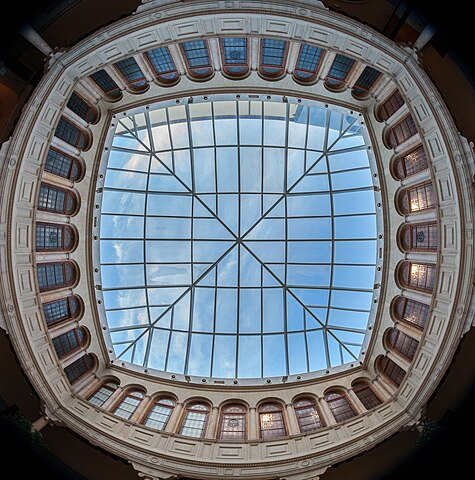
#> input picture data/art.jpeg, 475 x 480 px
$ jupyter execute --allow-errors 7_harris_edge_corner_detection.ipynb
#> lines starting #> are read from the running program, lines starting #| are printed output that depends on the picture; after the words box and inside, x2 and y2 are one past the last pixel; in counts of white or black regions, pixels touching at a corner belong together
# 7. Harris Edge & Corner Detection

## Table of Contents
1. [Libraries](#libraries)
2. [Color image to Grayscale conversion](#grayscale)
3. [Spatial derivative calculation](#spatial)
4. [Structure tensor setup](#tensor)
5. [Harris response calculation](#response)
6. [Find edges and corners using R](#find)

## Importing Libraries <a class="anchor" id="libraries" ></a>

[cell 1]
import cv2
import matplotlib.pyplot as plt
from scipy import signal as sig
import numpy as np
from scipy.ndimage import convolve

## 1. Color to Grayscale <a class="anchor" id="grayscale" ></a>

[cell 2]
img = cv2.imread('../data/chessboard.jpg')
#> (the rest of this cell did not finish here and is left out)

## 2. Spatial derivative calculation <a class="anchor" id="spatial" ></a>

[cell 3]
def gradient_x(imggray):
    ##Sobel operator kernels.
    kernel_x = np.array([[-1, 0, 1],[-2, 0, 2],[-1, 0, 1]])
    return sig.convolve2d(imggray, kernel_x, mode='same')

def gradient_y(imggray):
    kernel_y = np.array([[1, 2, 1], [0, 0, 0], [-1, -2, -1]])
    return sig.convolve2d(imggray, kernel_y, mode='same')

#> (the rest of this cell did not finish here and is left out)

## 3. Structure tensor setup <a class="anchor" id="tensor" ></a>

[cell 4]
def gaussian_kernel(size, sigma=1):
    size = int(size) // 2
    x, y = np.mgrid[-size:size+1, -size:size+1]
    normal = 1 / (2.0 * np.pi * sigma**2)
    g =  np.exp(-((x**2 + y**2) / (2.0*sigma**2))) * normal
    return g


#> (the rest of this cell did not finish here and is left out)

## 4. Harris response calculation <a class="anchor" id="response" ></a>

[cell 5]
k = 0.05

# determinant
#> (the rest of this cell did not finish here and is left out)

#> (a cell that did not finish here is left out)

[cell 7]
window_size = 3
offset = window_size//2
#> (the rest of this cell did not finish here and is left out)

#> (a cell that did not finish here is left out)

## 5. Find edges and corners using R <a class="anchor" id="find" ></a>

[cell 9]
img_copy_for_corners = np.copy(img)
img_copy_for_edges = np.copy(img)

#> (the rest of this cell did not finish here and is left out)

[cell 10]
plt.figure(figsize=(15, 8))
plt.subplot(1, 2, 1)
#> (the rest of this cell did not finish here and is left out)

### Harris Corner and Edge detection using OpenCV

[cell 11]
path='../data/chessboard.jpg'
img2 = cv2.imread(path)
#> (the rest of this cell did not finish here and is left out)

[cell 12]
path='../data/art.jpeg'
img2 = cv2.imread(path)
#> img2 is the input picture: shape (480, 475, 3); mean B, G, R 120.2, 113.2, 106.2
gray_img = cv2.cvtColor(img2, cv2.COLOR_BGR2GRAY)
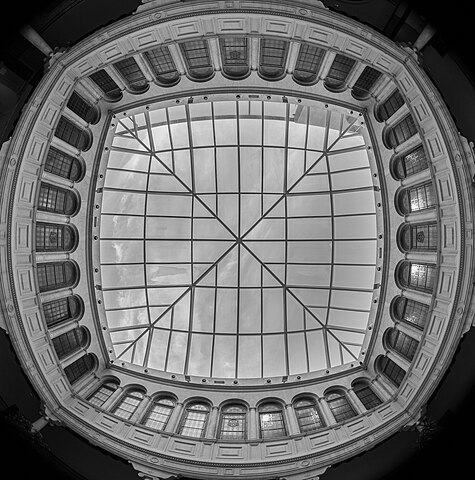
#> gray_img: shape (480, 475); min 0, max 255, mean 111.9

# convert to float32
gray_img = np.float32(gray_img)

img_corners = np.copy(img2)
img_edges = np.copy(img2)

dst = cv2.cornerHarris(gray_img, 2, 3, 0.05)
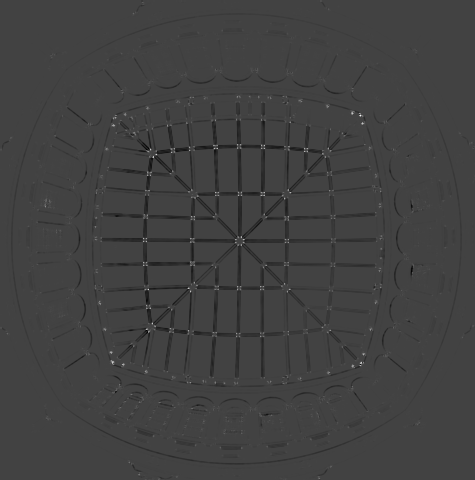
#> dst: shape (480, 475) float32; min -38320436, max 107930064, mean -811767.1; drawn with min black and max white

img_corners[dst>0.01*dst.max()]=[255,0,0]
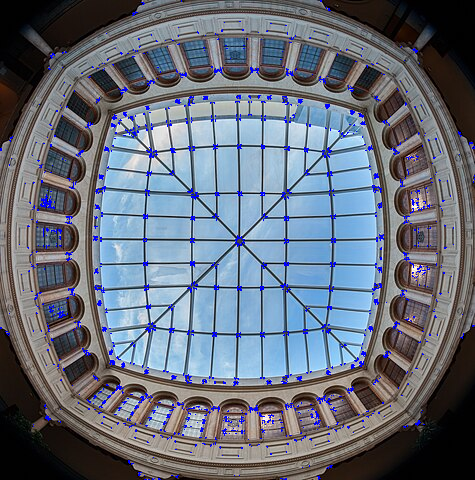
#> img_corners: shape (480, 475, 3); 2.42% of pixels changed, all inside (x1, y1, x2, y2) = (0, 0, 475, 480)

img_edges[dst<0.01*dst.min()]=[0,255,0]
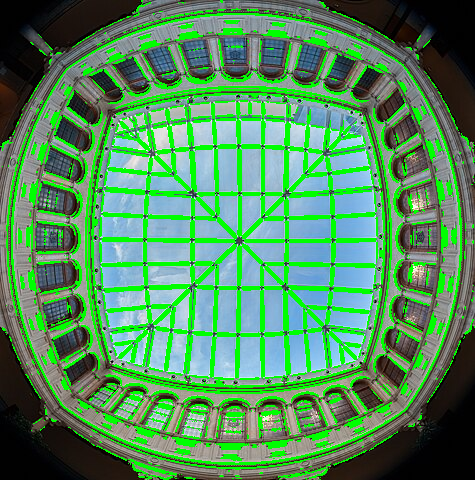
#> img_edges: shape (480, 475, 3); mean B, G, R 93.7, 141.4, 82.2

plt.figure(figsize=(15, 8))

plt.subplot(1, 2, 1)
plt.title("Corners", fontsize=15)
plt.imshow(img_corners)

plt.subplot(1, 2, 2)
plt.title("Edges", fontsize=15)
plt.imshow(img_edges)

plt.show()
#> figure, not shown here; B, G, R data is drawn as R, G, B

$ run again, with data/london.jpeg copied over data/art.jpeg
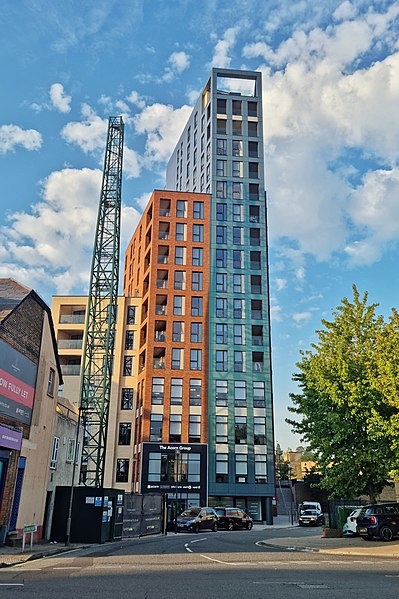
#> input picture data/london.jpeg, 399 x 599 px
#> img2 is the input picture: shape (599, 399, 3); mean B, G, R 137.7, 131.2, 115.9
#> `dst = cv2.cornerHarris(gray_img, 2, 3, 0.05)`:
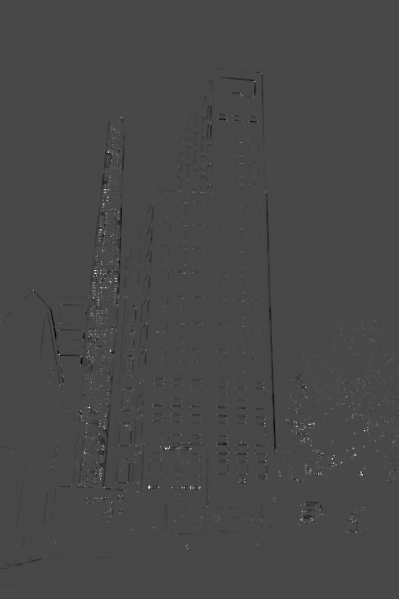
#> dst: shape (599, 399) float32; min -107455144, max 271719520, mean -98109.4; drawn with min black and max white
#> img_corners: shape (599, 399, 3); 4.57% of pixels changed, all inside (x1, y1, x2, y2) = (0, 67, 399, 586)
#> `img_edges[dst<0.01*dst.min()]=[0,255,0]`:
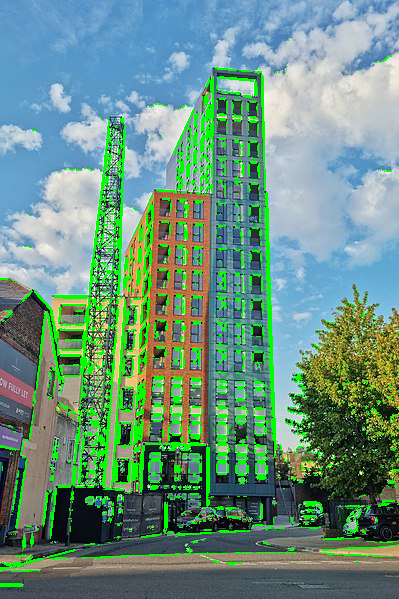
#> img_edges: shape (599, 399, 3); 9.7% of pixels changed, all inside (x1, y1, x2, y2) = (0, 39, 399, 587)

$ run again, with data/nico (1).jpeg copied over data/art.jpeg
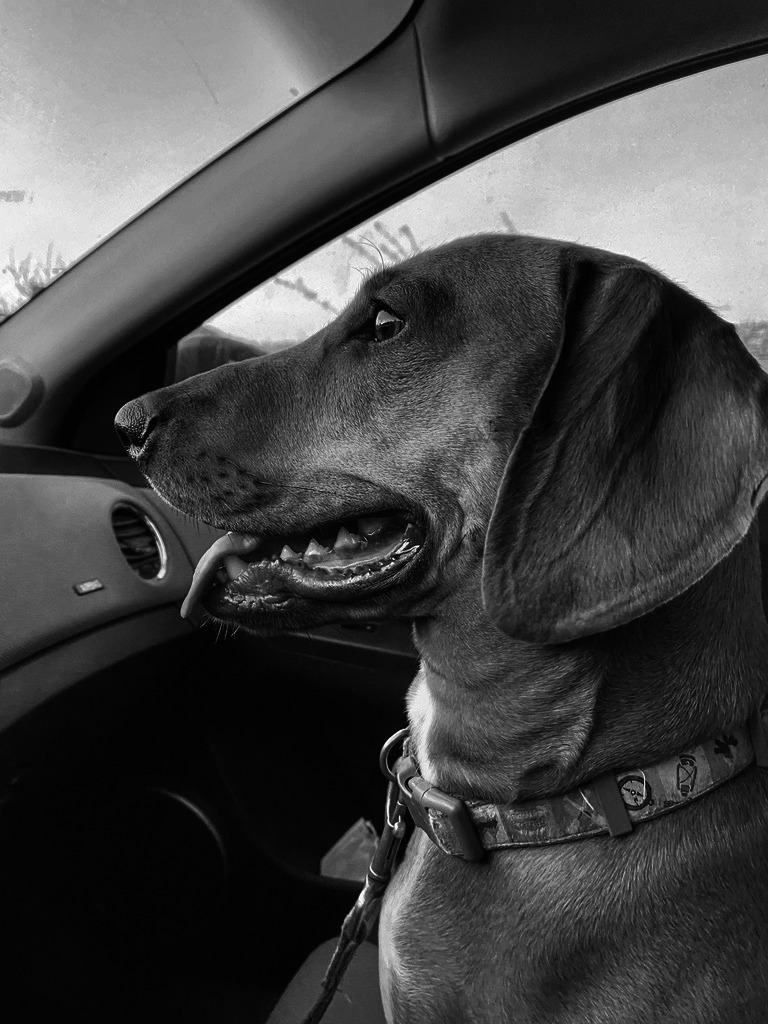
#> input picture data/nico (1).jpeg, 768 x 1024 px
#> img2 is the input picture: shape (1024, 768, 3); min 0, max 255, mean 68.7
#> img_corners: shape (1024, 768, 3); 0.19% of pixels changed, all inside (x1, y1, x2, y2) = (61, 257, 768, 955)
#> `img_edges[dst<0.01*dst.min()]=[0,255,0]`:
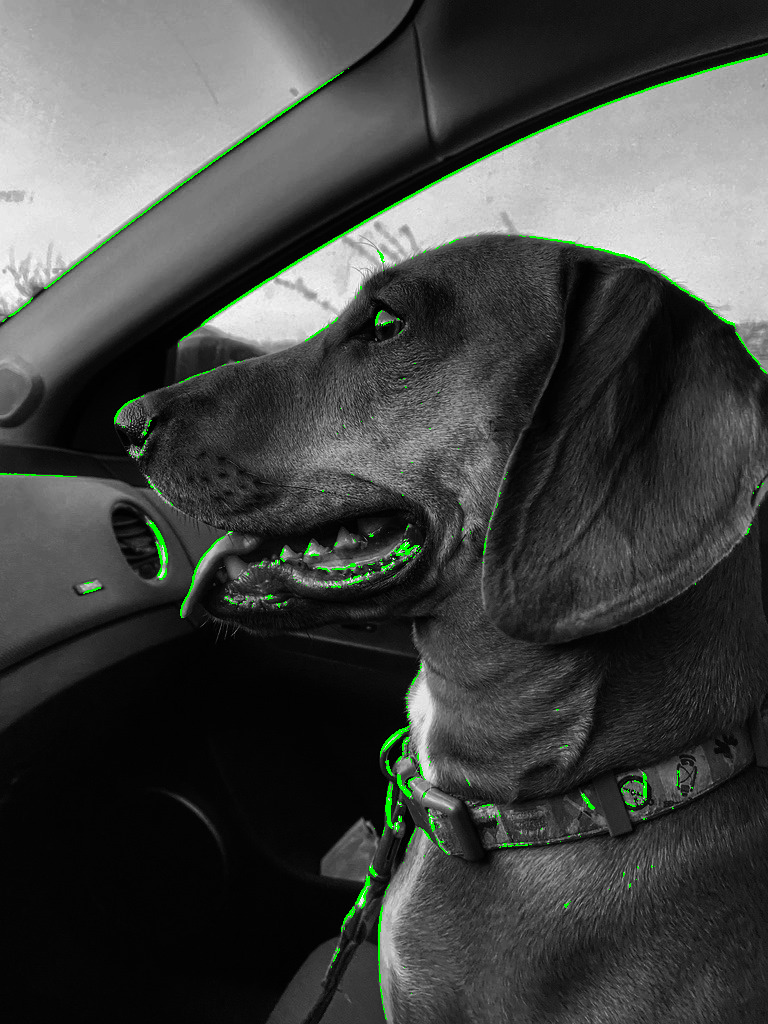
#> img_edges: shape (1024, 768, 3); 0.87% of pixels changed, all inside (x1, y1, x2, y2) = (0, 53, 768, 1020)
#> `plt.show()`:
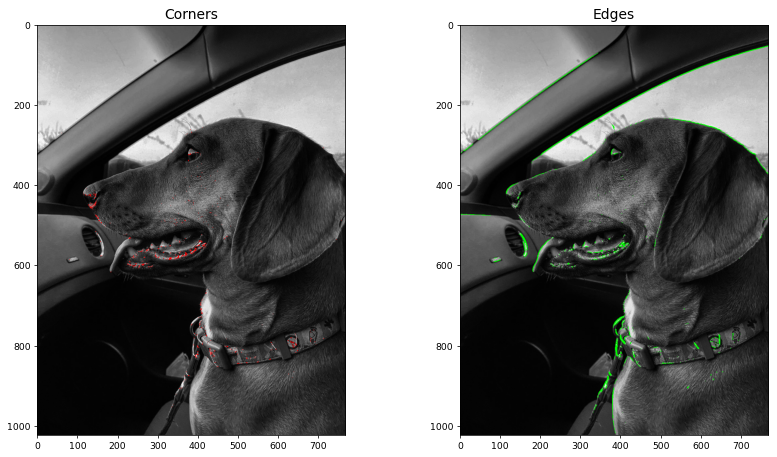
#> figure drawn by matplotlib, 2 panels; B, G, R data is drawn as R, G, B

$ run again, with data/xray (1).jpeg copied over data/art.jpeg
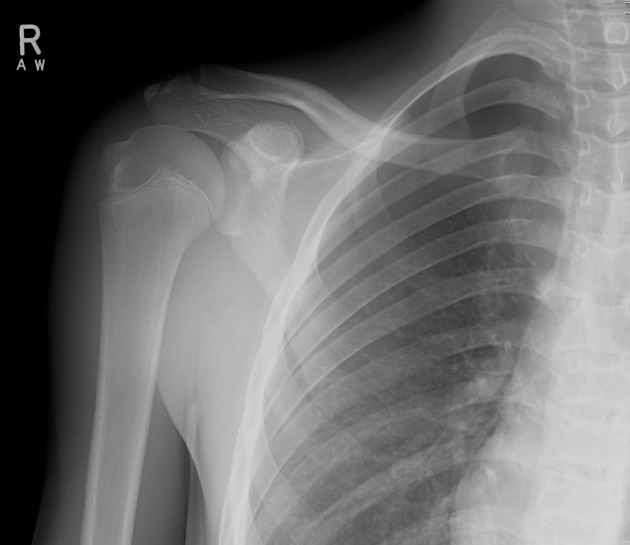
#> input picture data/xray (1).jpeg, 630 x 545 px
#> img2 is the input picture: shape (545, 630, 3); min 0, max 216, mean 108.4
#> img_corners: shape (545, 630, 3); 0.04% of pixels changed, all inside (x1, y1, x2, y2) = (16, 3, 628, 72)
#> `img_edges[dst<0.01*dst.min()]=[0,255,0]`:
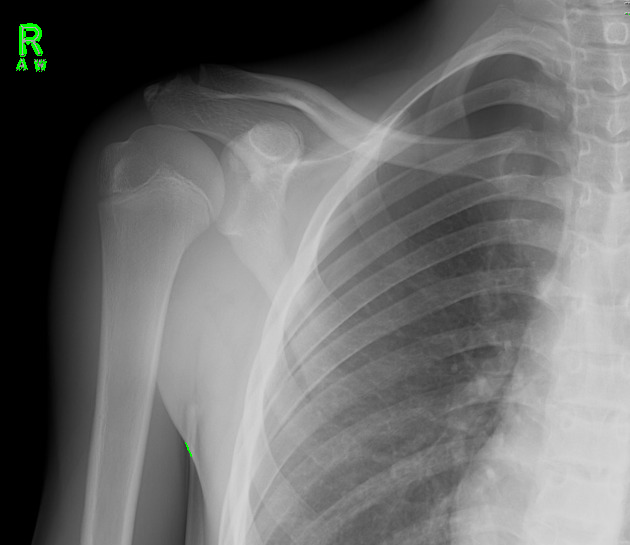
#> img_edges: shape (545, 630, 3); 0.18% of pixels changed, all inside (x1, y1, x2, y2) = (16, 13, 630, 457)
#> `plt.show()`:
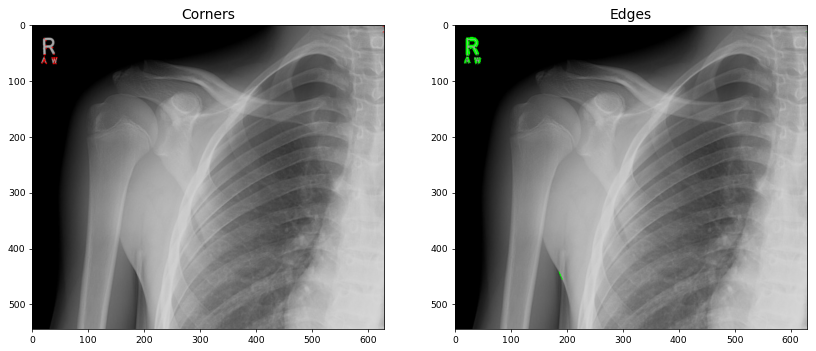
#> figure drawn by matplotlib, 2 panels; B, G, R data is drawn as R, G, B
